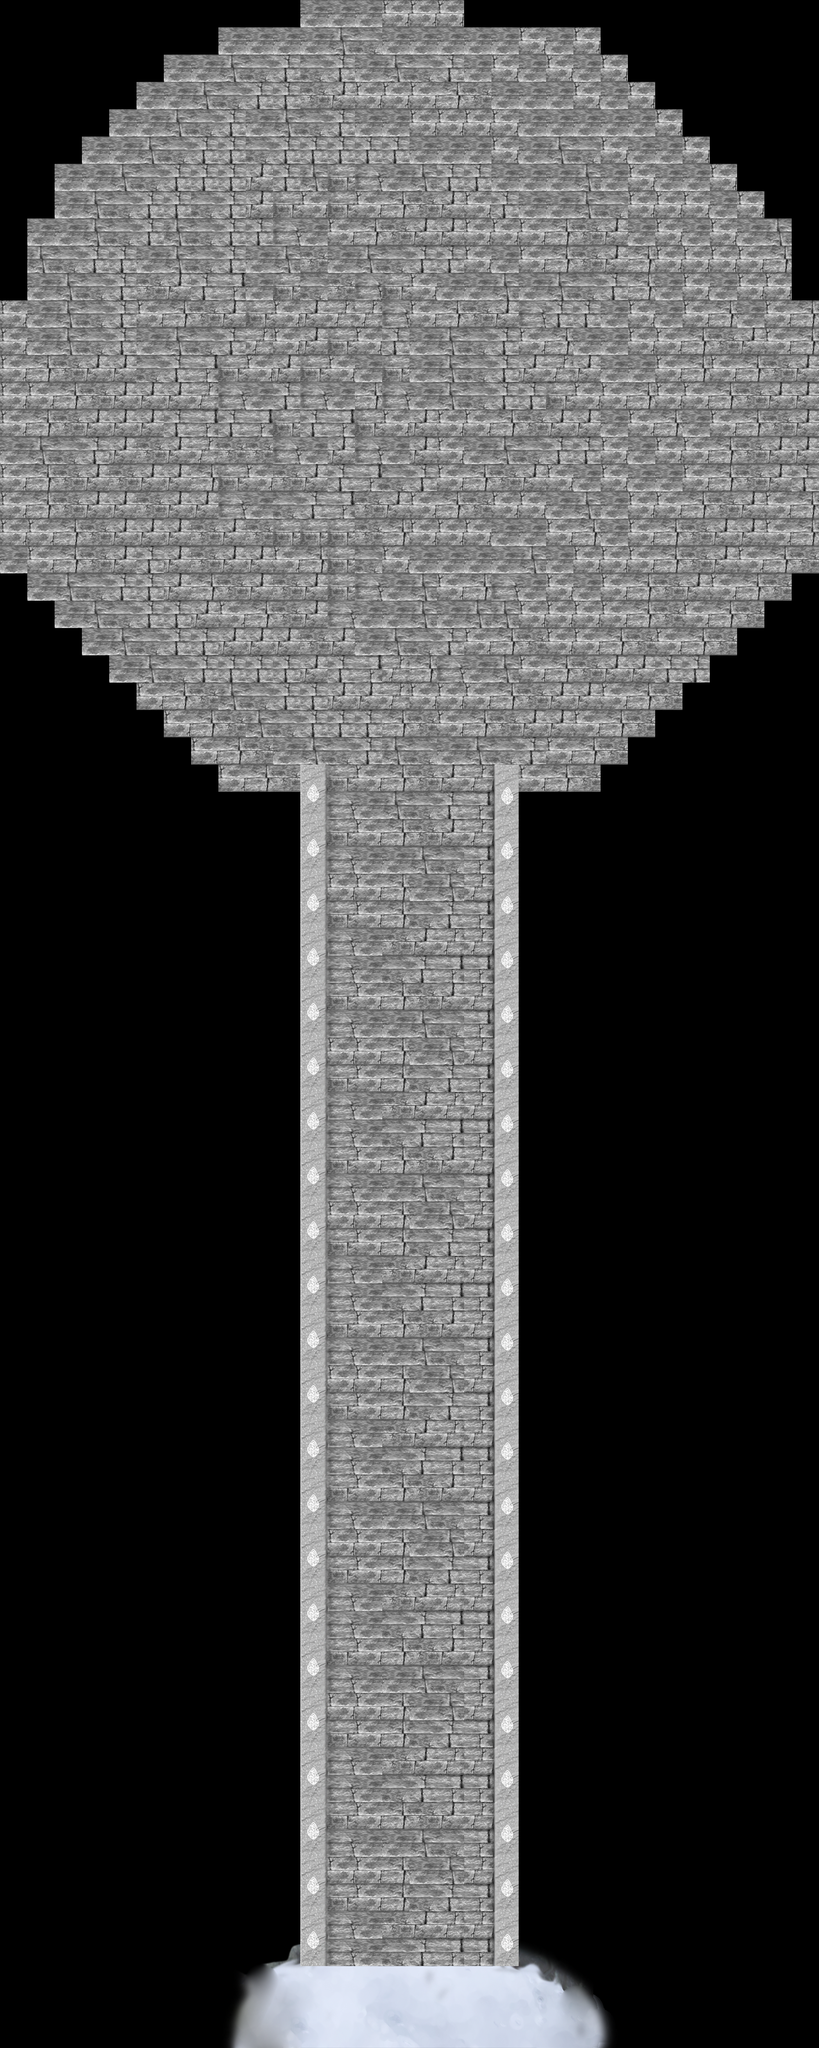

This is a level from a 2D game, rendered from its Tiled map with the project's own tilesets. A one-line summary and the map file follow, with tile-layer data summarised:
An orthogonal 30x75 tile map with 64x64 px tiles, 2 tile layers (Tile Layer 1, Tile Layer 2), 2 tilesets and 63 objects (13x IALSwordsman, 5x IALMachineGunner, 5x IALShotgunner, 2x 4, chr, ...).

<map version="1.0" orientation="orthogonal" width="30" height="75" tilewidth="64" tileheight="64">
 <tileset firstgid="1" name="snowcliff" tilewidth="64" tileheight="64">
  <image source="snowcliff.png" width="1024" height="384" />
 </tileset>
 <tileset firstgid="97" name="stair" tilewidth="64" tileheight="64">
  <image source="stair.png" width="512" height="128" />
 </tileset>
 <layer name="Tile Layer 1" width="30" height="75">
  <data>[2250 cells, 80 non-empty, 80 distinct tile ids]</data>
 </layer>
 <layer name="Tile Layer 2" width="30" height="75">
  <data>[2250 cells, 1047 non-empty, 16 distinct tile ids]</data>
 </layer>
 <objectgroup name="areas" width="30" height="75">
  <object name="chr" x="960" y="4614" width="60" height="72" />
  <object name="1" x="736" y="4016" width="448" height="72" />
  <object name="2" x="744" y="3368" width="456" height="96" />
  <object name="3" x="744" y="2664" width="456" height="104" />
  <object name="4" x="752" y="2072" width="432" height="104" />
  <object name="platformcenter" x="961" y="1537" width="45" height="49" />
  <object name="hans" x="966" y="926" width="62" height="70" />
  <object name="4" x="680" y="1748" width="552" height="140" />
 </objectgroup>
 <objectgroup name="obstacles" width="30" height="75">
  <object x="0" y="4784" width="1944" height="48" />
  <object x="664" y="1936" width="104" height="2672" />
  <object x="1155" y="1935" width="56" height="2672" />
  <object x="1156" y="4607" width="206" height="38" />
  <object x="1311" y="4638" width="90" height="31" />
  <object x="1371" y="4663" width="110" height="129" />
  <object x="479" y="4653" width="119" height="162" />
  <object x="559" y="4553" width="112" height="112" />
  <object x="310" y="1770" width="436" height="192" />
  <object x="112" y="1622" width="336" height="202" />
  <object x="-26" y="1358" width="174" height="312" />
  <object x="92" y="1464" width="178" height="204" />
  <object x="206" y="1550" width="132" height="114" />
  <object x="-50" y="716" width="78" height="648" />
  <object x="-24" y="436" width="106" height="278" />
  <object x="32" y="234" width="168" height="290" />
  <object x="174" y="112" width="150" height="226" />
  <object x="316" y="34" width="204" height="158" />
  <object x="508" y="2" width="936" height="72" />
  <object x="1366" y="36" width="240" height="166" />
  <object x="1534" y="158" width="214" height="200" />
  <object x="1646" y="316" width="244" height="214" />
  <object x="1834" y="484" width="98" height="274" />
  <object x="1896" y="728" width="84" height="618" />
  <object x="1830" y="1328" width="120" height="138" />
  <object x="1768" y="1398" width="110" height="148" />
  <object x="1688" y="1452" width="114" height="162" />
  <object x="1614" y="1512" width="108" height="162" />
  <object x="1556" y="1594" width="100" height="144" />
  <object x="1498" y="1650" width="146" height="186" />
  <object x="1432" y="1712" width="94" height="160" />
  <object x="1156" y="1790" width="332" height="164" />
 </objectgroup>
 <objectgroup name="objects" width="30" height="75">
  <object name="IALSwordsman" x="850" y="3672" width="74" height="60">
   <properties>
    <property name="controller" value="enemy" />
    <property name="phrase" value="1" />
   </properties>
  </object>
  <object name="IALSwordsman" x="1067" y="3674" width="74" height="60">
   <properties>
    <property name="controller" value="enemy" />
    <property name="phrase" value="1" />
   </properties>
  </object>
  <object name="IALSwordsman" x="959" y="3658" width="74" height="60">
   <properties>
    <property name="controller" value="enemy" />
    <property name="phrase" value="1" />
   </properties>
  </object>
  <object name="IALMachineGunner" x="827" y="2954" width="74" height="60">
   <properties>
    <property name="controller" value="enemy" />
    <property name="phrase" value="2" />
   </properties>
  </object>
  <object name="IALMachineGunner" x="967" y="2958" width="74" height="60">
   <properties>
    <property name="controller" value="enemy" />
    <property name="phrase" value="2" />
   </properties>
  </object>
  <object name="IALSwordsman" x="927" y="3094" width="74" height="60">
   <properties>
    <property name="controller" value="enemy" />
    <property name="phrase" value="2" />
   </properties>
  </object>
  <object name="IALSwordsman" x="818" y="3108" width="74" height="60">
   <properties>
    <property name="controller" value="enemy" />
    <property name="phrase" value="2" />
   </properties>
  </object>
  <object name="IALSwordsman" x="1036" y="3110" width="74" height="60">
   <properties>
    <property name="controller" value="enemy" />
    <property name="phrase" value="2" />
   </properties>
  </object>
  <object name="IALSwordsman" x="850" y="2478" width="74" height="60">
   <properties>
    <property name="controller" value="enemy" />
    <property name="phrase" value="3" />
   </properties>
  </object>
  <object name="IALSwordsman" x="1068" y="2480" width="74" height="60">
   <properties>
    <property name="controller" value="enemy" />
    <property name="phrase" value="3" />
   </properties>
  </object>
  <object name="IALMachineGunner" x="999" y="2328" width="74" height="60">
   <properties>
    <property name="controller" value="enemy" />
    <property name="phrase" value="3" />
   </properties>
  </object>
  <object name="IALSwordsman" x="959" y="2464" width="74" height="60">
   <properties>
    <property name="controller" value="enemy" />
    <property name="phrase" value="3" />
   </properties>
  </object>
  <object name="IALShotgunner" x="850" y="2344" width="74" height="60">
   <properties>
    <property name="controller" value="enemy" />
    <property name="phrase" value="3" />
   </properties>
  </object>
  <object name="IALShotgunner" x="903" y="2262" width="74" height="60">
   <properties>
    <property name="controller" value="enemy" />
    <property name="phrase" value="3" />
   </properties>
  </object>
  <object name="IALSwordsman" x="931" y="1226" width="74" height="60">
   <properties>
    <property name="controller" value="enemy" />
    <property name="phrase" value="4" />
   </properties>
  </object>
  <object name="IALMachineGunner" x="1503" y="974" width="74" height="60">
   <properties>
    <property name="controller" value="enemy" />
    <property name="phrase" value="4" />
   </properties>
  </object>
  <object name="IALSwordsman" x="731" y="1044" width="74" height="60">
   <properties>
    <property name="controller" value="enemy" />
    <property name="phrase" value="4" />
   </properties>
  </object>
  <object name="IALShotgunner" x="947" y="718" width="74" height="60">
   <properties>
    <property name="controller" value="enemy" />
    <property name="phrase" value="4" />
   </properties>
  </object>
  <object name="IALShotgunner" x="577" y="718" width="74" height="60">
   <properties>
    <property name="controller" value="enemy" />
    <property name="phrase" value="4" />
   </properties>
  </object>
  <object name="IALSwordsman" x="1137" y="1040" width="74" height="60">
   <properties>
    <property name="controller" value="enemy" />
    <property name="phrase" value="4" />
   </properties>
  </object>
  <object name="IALMachineGunner" x="361" y="954" width="74" height="60">
   <properties>
    <property name="controller" value="enemy" />
    <property name="phrase" value="4" />
   </properties>
  </object>
  <object name="IALShotgunner" x="1277" y="710" width="74" height="60">
   <properties>
    <property name="controller" value="enemy" />
    <property name="phrase" value="4" />
   </properties>
  </object>
  <object name="IALSwordsman" x="939" y="1056" width="74" height="60">
   <properties>
    <property name="controller" value="enemy" />
    <property name="phrase" value="4" />
   </properties>
  </object>
 </objectgroup>
</map>
